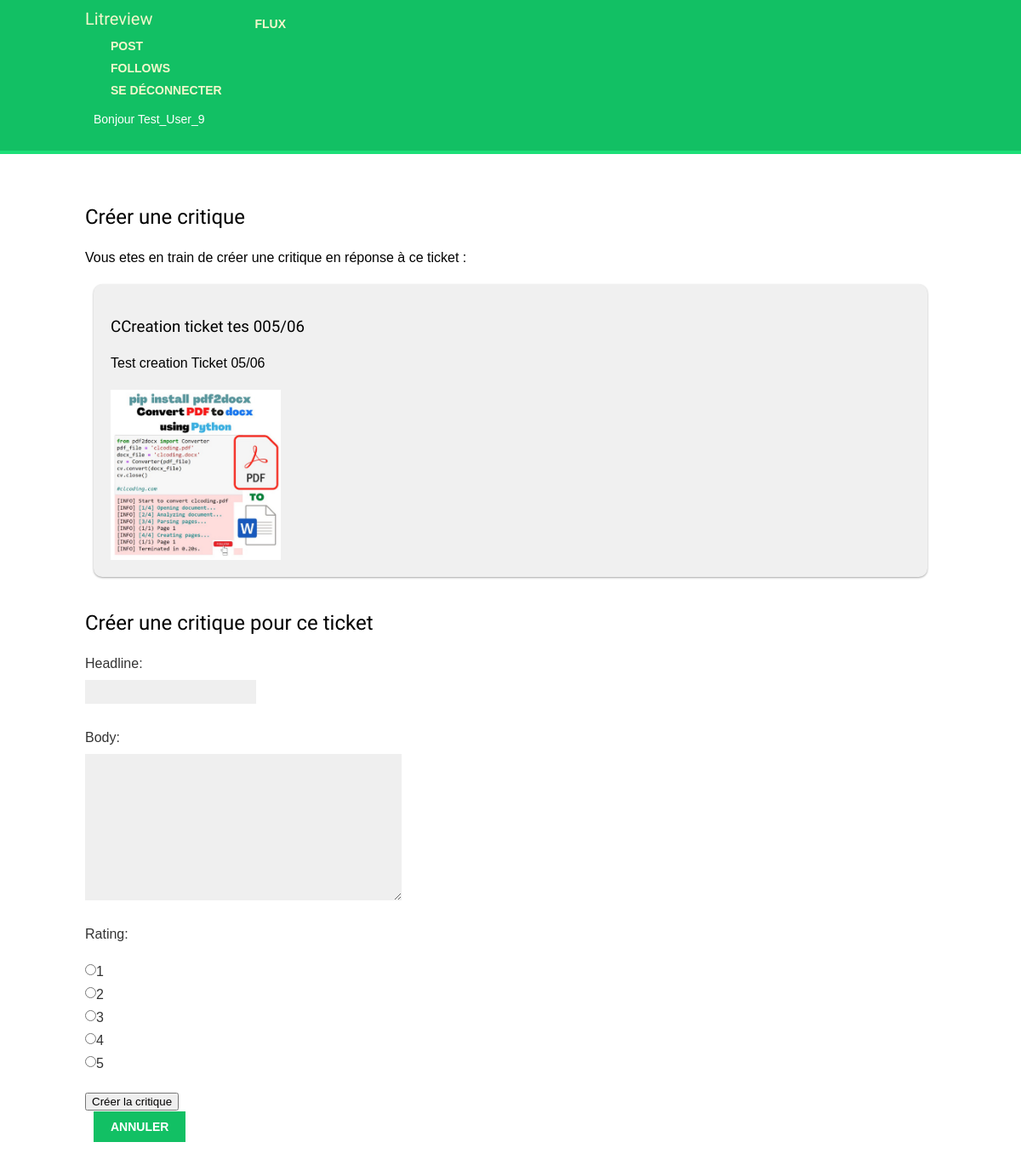
The app's page /litreview_app/create_review/17 (signed in) with its own data.
### litreview_app/models.py (models this page shows)
class Ticket(models.Model):
    title = models.CharField(max_length=128)
    description = models.TextField(max_length=2048, blank=True)
    user = models.ForeignKey(settings.AUTH_USER_MODEL, on_delete=models.CASCADE)
    time_created = models.DateTimeField(auto_now_add=True)
    image = models.ImageField(null=True, blank=True, upload_to='tickets/') #Ajout du repertoire pour stocker les images

### litreview_app/views/review.py (the view)
# urls.py: path('create_review/<int:ticket_id>', views.create_review, name='create_review'),
@login_required #Création d'une critique en reponse a un ticket
def create_review(request, ticket_id):
    ticket = Ticket.objects.get(id=ticket_id) #Recuperation du ticket id pour ajout de critique
    if request.method == 'POST':
        review_form = ReviewForm(request.POST, request.FILES)
        if review_form.is_valid():
            new_review = review_form.save(commit=False)
            new_review.ticket = ticket  # Assuming your Review model has a foreign key to Ticket model
            new_review.user = request.user
            new_review.save()
            messages.success(request, 'Review created successfully.')
            return redirect('dashboard')
    else:
        review_form = ReviewForm()
    context = {
        'review_form': review_form,
        'ticket': ticket
    }
    return render(request, 'litreview_app/create_review.html', context)

### litreview_app/forms.py
class ReviewForm(forms.ModelForm): #Formulaire de creation de Critique pas en reponse a un ticket (en cours)
    RATING_CHOICES = [(i, i) for i in range(1, 6)] #Affichage Radio Button
    rating = forms.ChoiceField(choices=RATING_CHOICES, widget=forms.RadioSelect)
    class Meta:
        model = Review
        fields = ('headline', 'body', 'rating',)

### litreview_app/templates/litreview_app/create_review.html (shortened to what this page needs)
{% extends "base.html" %}
{% load static %}
      {% block content %}
      <h2>Créer une critique </h2>
        <p>Vous etes en train de créer une critique en réponse à ce ticket :</P>
      <div class="ticket">
        <h3>{{ ticket.title }}</h3>
        <p>{{ ticket.description }}</p>
        {% if ticket.image %}
            <img src="{{ ticket.image.url }}" alt="{{ ticket.title }}" class="ticket-image">
        {% endif %}
    </div>
      <form method="post" enctype="multipart/form-data">
          <h2>Créer une critique pour ce ticket</h2>
        {{ review_form.as_p }}
          <button type="submit">Créer la critique</button>
    </form>
       <div class="menu-item px-5">
        <a href="{% url 'dashboard' %}" class="button">Annuler</a>
      </div>
      {% endblock %}

### litreview_app/templates/base.html (shortened to what this page needs)
{% load static %}
<!DOCTYPE html>
<html>
<head>
    <link href="{% static "litreview_app/styles.css" %}" rel="stylesheet">
</head>
  <body>
    <div id="header">
      <span class="logo">Litreview</span>
      <div class="menu-item px-5">
        <a href="{% url 'dashboard' %}" class="button">Flux</a>
      </div>
      <div class="menu-item px-5">
        <a href="{% url 'posts' %}" class="button">Post</a>
      </div>
      <div class="menu-item px-5">
        <a href="{% url 'follows' %}" class="button">follows</a>
      </div>
      <div class="menu-item px-5">
        <a href="{% url 'logout' %}" class="button">Se déconnecter</a>
        <p> Bonjour {{ request.user.username }}</p>
      </div>
    </div>
    <div id="content">
      {% block content %}
      {% endblock %}
    </div>
  </body>
  </html>

### litreview_app/static/litreview_app/styles.css (style rules this page uses)
body { margin:0; padding:0; font-family:helvetica, sans-serif; }
p { line-height: 1.8; }
a { color:#12c064; text-decoration:none; }
h1, h2, h3, h4, h5 , h6 { font-family: 'Muli', sans-serif; font-weight:normal; }
h2 { margin:30px 0 20px; }
#header { padding:10px 100px; font-size:14px; background:#12c064; color:#fff; border-bottom:4px solid #1cdf78; overflow:auto; }
#header .logo { font-family: 'Muli', sans-serif; float:left; color:#f3f7cc; font-size:20px; margin-right:10%; }
#header a { color:#f3f7cc; }
#content { padding:30px 100px; }
form { overflow:auto; }
form p { width:100%; overflow:auto; }
label { float:left; clear:both; color:#333; margin-bottom:4px; }
input, textarea { clear:both; float:left; margin:0 0 10px; background:#efefef; border:0; padding:6px 10px; font-size:14px; }
input[type=submit], a.button { font-weight:bold; background:#12c064; color:#fff; padding:10px 20px; font-size:14px; text-transform:uppercase; bottom: -10px; }
.ticket { background-color: #f0f0f0; border-radius: 10px; padding: 20px; box-shadow: 0 1px 3px rgba(0, 0, 0, 0.12), 0 1px 2px rgba(0, 0, 0, 0.24); margin: 10px; }
.ticket-image { max-width: 100%; max-height: 200px; display: block; margin-top: 10px; }
.menu-item { margin: 10px; }

### records on screen
Ticket: title "CCreation ticket tes 005/06", description "Test creation Ticket 05/06", image (picture)

### other values on screen
{{ request.user.username }} "Test_User_9"
